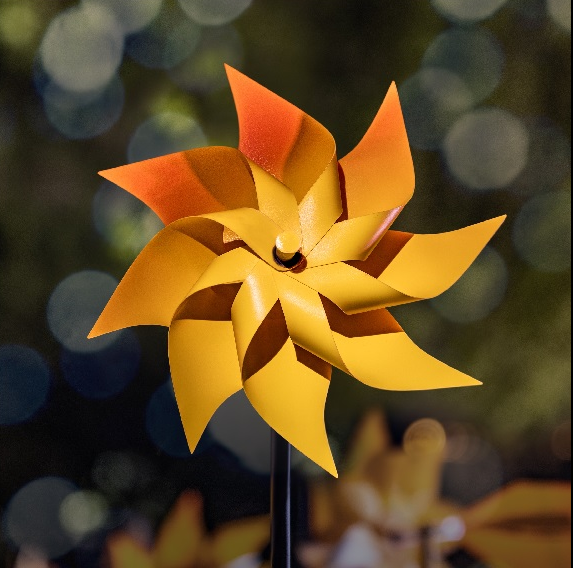
#> input picture edge_detection.png, 573 x 568 px
$ jupyter execute qn9.ipynb
#> lines starting #> are read from the running program, lines starting #| are printed output that depends on the picture; after the words box and inside, x2 and y2 are one past the last pixel; in counts of white or black regions, pixels touching at a corner belong together
[cell 1]
import cv2
import numpy as np
import matplotlib.pyplot as plt

[cell 2]
image_path = '../../edge_detection.png'
image_color = cv2.imread(image_path)
#> image_color is the input picture: shape (568, 573, 3); mean B, G, R 34.9, 71.9, 95.5

# Fallback: synthetic touching blobs if no input
if image_color is None:
    H, W = 256, 256
    image_color = np.zeros((H, W, 3), dtype=np.uint8)
    # Two clusters of touching circles
    centers = [(64, 64), (64, 96), (96, 80), (80, 64), (140, 160), (160, 140), (180, 160), (160, 180)]
    for c in centers:
        cv2.circle(image_color, c[::-1], 22, (255, 255, 255), -1)

gray = cv2.cvtColor(image_color, cv2.COLOR_BGR2GRAY)
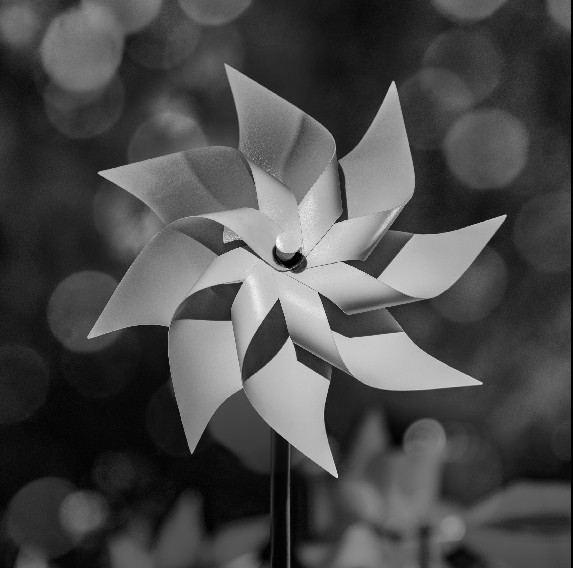
#> gray: shape (568, 573); min 0, max 250, mean 74.7

# Preprocess
blur = cv2.GaussianBlur(gray, (5, 5), 0)
# Otsu binarization; ensure blobs are white
_, bin0 = cv2.threshold(blur, 0, 255, cv2.THRESH_BINARY + cv2.THRESH_OTSU)
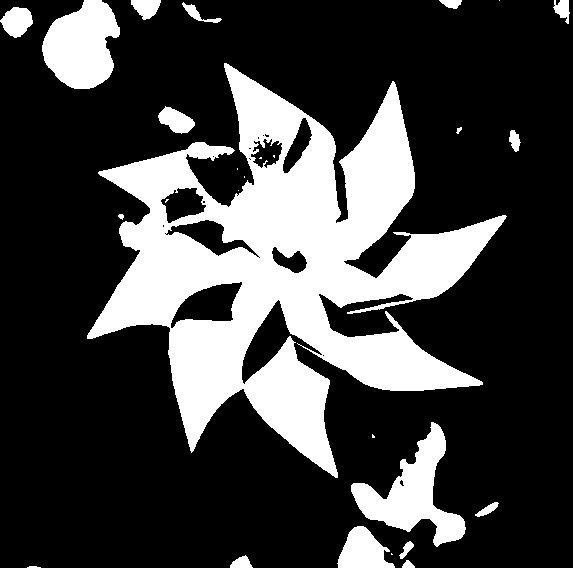
#> bin0: shape (568, 573); 25.9% white; 27 white regions (9 under 20 px), largest, box (x1, y1, x2, y2) and area: (87, 63, 507, 478) 69333, (351, 422, 466, 547) 5296, (42, 0, 120, 89) 4898
if np.count_nonzero(bin0) > 0.5 * bin0.size:
    bin0 = 255 - bin0

# Morphology to clean small noise
kernel = cv2.getStructuringElement(cv2.MORPH_ELLIPSE, (3, 3))
opened = cv2.morphologyEx(bin0, cv2.MORPH_OPEN, kernel, iterations=1)
#> opened: shape (568, 573); 25.8% white; 22 white regions (2 under 20 px), largest, box (x1, y1, x2, y2) and area: (87, 63, 507, 478) 68968, (351, 422, 466, 547) 5292, (42, 0, 120, 89) 4894

plt.figure(figsize=(12,4))
plt.subplot(1,3,1); plt.imshow(gray, cmap='gray'); plt.title('Grayscale'); plt.axis('off')
plt.subplot(1,3,2); plt.imshow(blur, cmap='gray'); plt.title('Blur'); plt.axis('off')
plt.subplot(1,3,3); plt.imshow(opened, cmap='gray'); plt.title('Binary (blobs=white)'); plt.axis('off')
plt.tight_layout(); plt.show()

binary = opened

[cell 3]
# Sure background by dilating binary
sure_bg = cv2.dilate(binary, cv2.getStructuringElement(cv2.MORPH_ELLIPSE, (5, 5)), iterations=2)
#> sure_bg: shape (568, 573); 32.8% white; 16 white regions, largest, box (x1, y1, x2, y2) and area: (83, 59, 511, 482) 85111, (347, 418, 470, 551) 7299, (38, 0, 124, 93) 6011

# Distance transform on binary foreground
dist_transform = cv2.distanceTransform(binary, cv2.DIST_L2, 5)
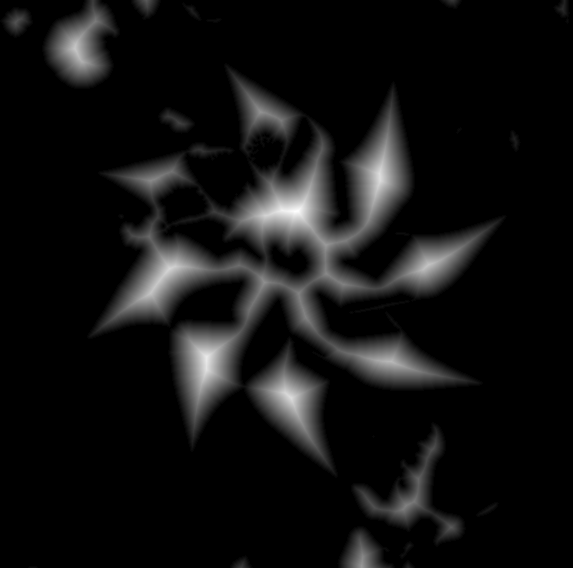
#> dist_transform: shape (568, 573) float32; min 0, max 40.39, mean 2.8; drawn with min black and max white
# Threshold peaks to get sure foreground markers (tighter threshold for touching blobs)
fg_thresh = 0.5 * dist_transform.max()
#> fg_thresh = 20.2
_, sure_fg = cv2.threshold(dist_transform, fg_thresh, 255, 0)
#> sure_fg: shape (568, 573) float32; 3.4% white; 20 white regions (8 under 20 px), largest, box (x1, y1, x2, y2) and area: (244, 172, 335, 255) 2711, (129, 253, 201, 306) 1635, (188, 339, 229, 401) 1602
sure_fg = sure_fg.astype(np.uint8)

unknown = cv2.subtract(sure_bg, sure_fg)
#> unknown: shape (568, 573); 29.5% white; 16 white regions, largest, box (x1, y1, x2, y2) and area: (83, 59, 511, 482) 74981, (347, 418, 470, 551) 7297, (38, 0, 124, 93) 5271

# Marker labelling
num_labels, markers = cv2.connectedComponents(sure_fg)
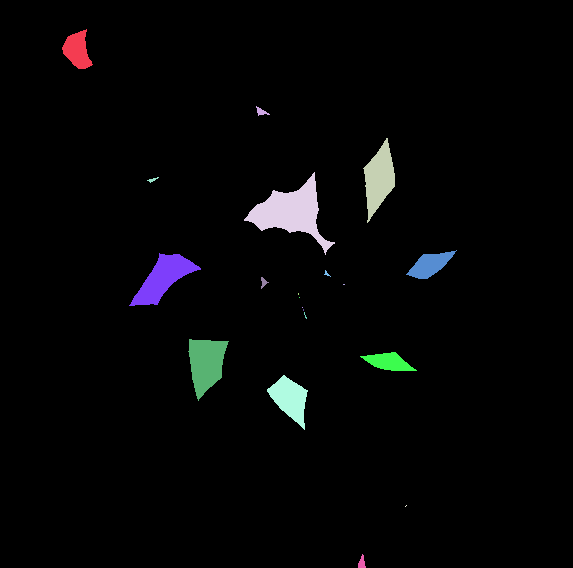
#> markers: shape (568, 573) int32; 21 distinct labels, from 0 to 20; one colour per label, 0 black
#> num_labels = 21
markers = markers + 1  # background as 1
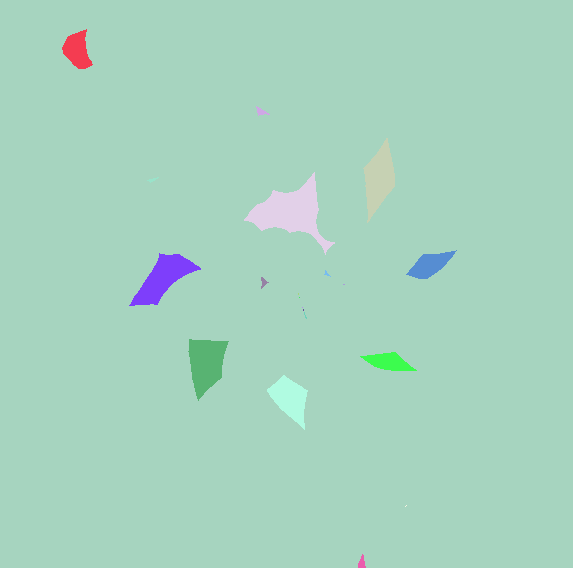
#> markers: shape (568, 573) int32; 21 distinct labels, from 1 to 21; one colour per label, 0 black
markers[unknown == 255] = 0
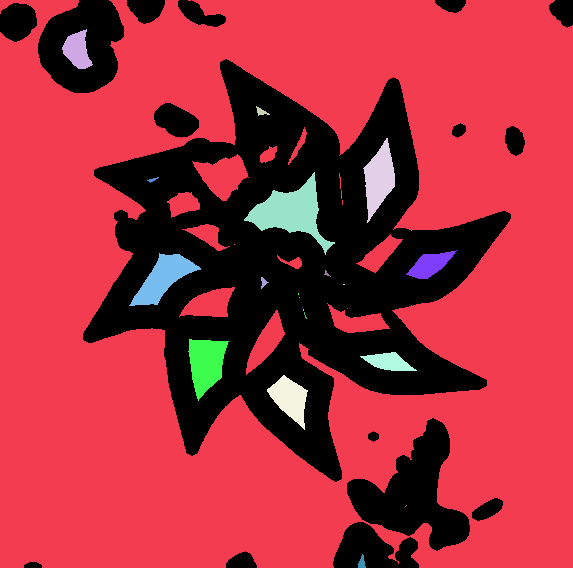
#> markers: shape (568, 573) int32; 22 distinct labels, from 0 to 21; one colour per label, 0 black

# Watershed over the original color image for better gradient cues
markers = cv2.watershed(image_color.copy(), markers)
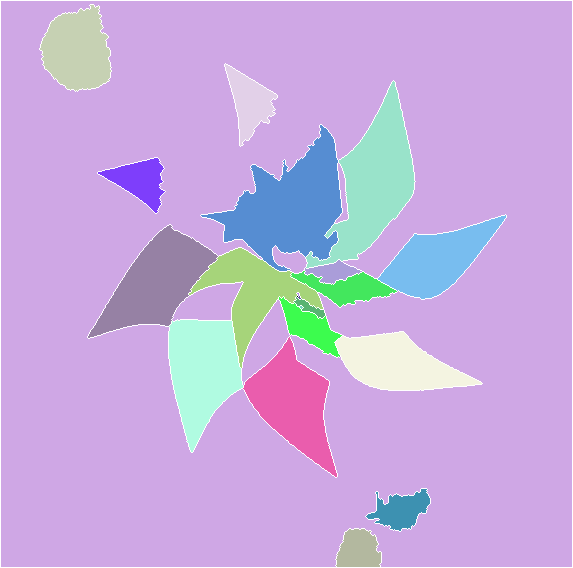
#> markers: shape (568, 573) int32; 23 distinct labels, from -1 to 21; one colour per label, 0 black, -1 white

# Boundaries are -1
result = image_color.copy()
result[markers == -1] = [0, 255, 0]
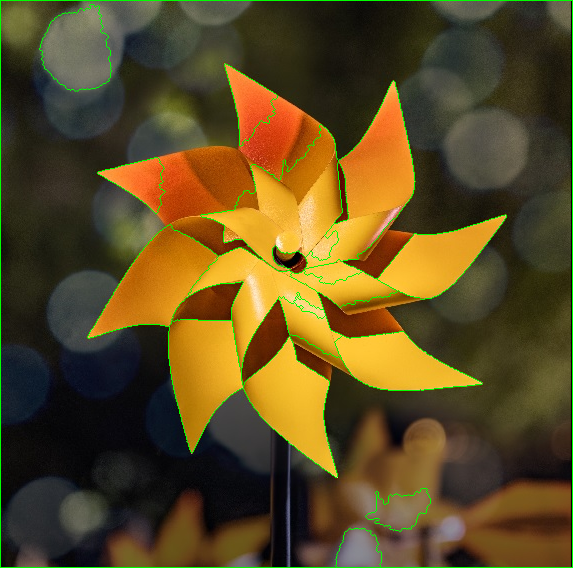
#> result: shape (568, 573, 3); 1.98% of pixels changed, all inside (x1, y1, x2, y2) = (0, 0, 573, 568)

plt.figure(figsize=(15, 4))
plt.subplot(1, 3, 1); plt.imshow(binary, cmap='gray'); plt.title('Binary'); plt.axis('off')
plt.subplot(1, 3, 2); plt.imshow(dist_transform, cmap='magma'); plt.title('Distance Transform'); plt.axis('off')
plt.subplot(1, 3, 3); plt.imshow(cv2.cvtColor(result, cv2.COLOR_BGR2RGB)); plt.title('Watershed Boundaries'); plt.axis('off')
plt.tight_layout(); plt.show()

[cell 4]
# Vectorized color labeling for segments (exclude -1 boundaries and 1 background)
seg = markers.copy()
mask_segments = (seg > 1)
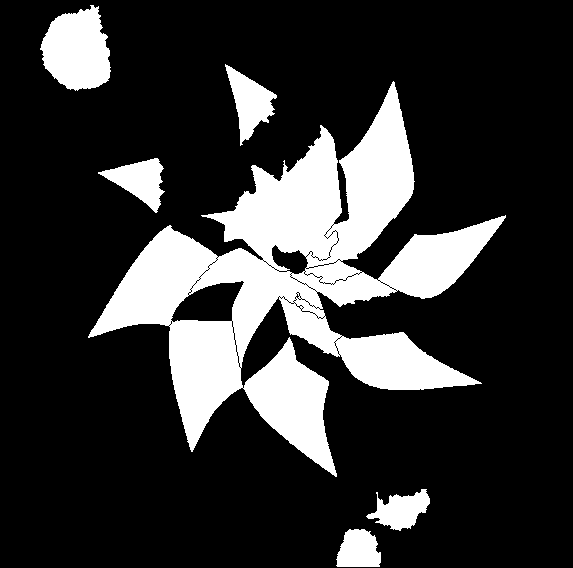
#> mask_segments: shape (568, 573) bool; 20.5% white; 6 white regions, box (x1, y1, x2, y2) and area: (88, 81, 506, 477) 55736, (40, 5, 111, 91) 4384, (225, 64, 277, 146) 1912, (98, 158, 165, 213) 1765, (366, 489, 430, 531) 1486, (336, 529, 381, 567) 1364
seg_ids = np.unique(seg[mask_segments])
#> seg_ids = 20 values from 2 to 21
num_blobs = len(seg_ids)
#> num_blobs = 20

# Assign random colors per segment label
colored_segments = np.zeros((seg.shape[0], seg.shape[1], 3), dtype=np.uint8)
if num_blobs > 0:
    rng = np.random.default_rng(42)
    color_map = {int(l): rng.integers(60, 255, size=3, dtype=np.uint8) for l in seg_ids}
#> color_map = 20 items
    flat = colored_segments.reshape(-1, 3)
    seg_flat = seg.reshape(-1)
    for l in seg_ids:
        flat[seg_flat == l] = color_map[int(l)]
#> this loop made 20 passes

plt.figure(figsize=(10, 4))
plt.subplot(1,2,1); plt.imshow(cv2.cvtColor(result, cv2.COLOR_BGR2RGB)); plt.title('Boundaries'); plt.axis('off')
plt.subplot(1,2,2); plt.imshow(cv2.cvtColor(colored_segments, cv2.COLOR_BGR2RGB)); plt.title(f'Segments (n={num_blobs})'); plt.axis('off')
plt.tight_layout(); plt.show()
#> after `plt.tight_layout()`:
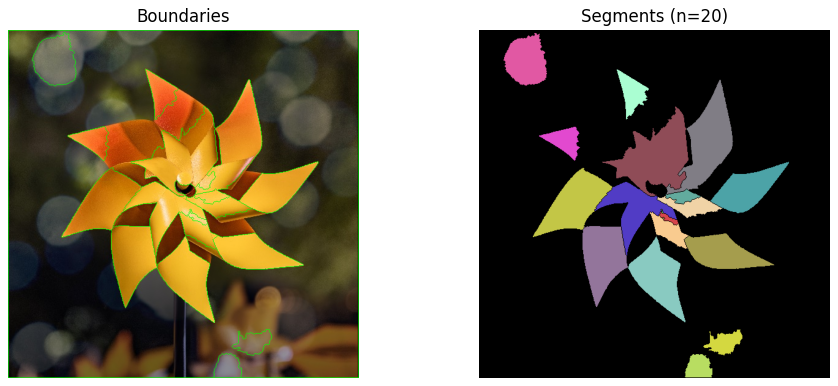
#> figure drawn by matplotlib, 2 panels
